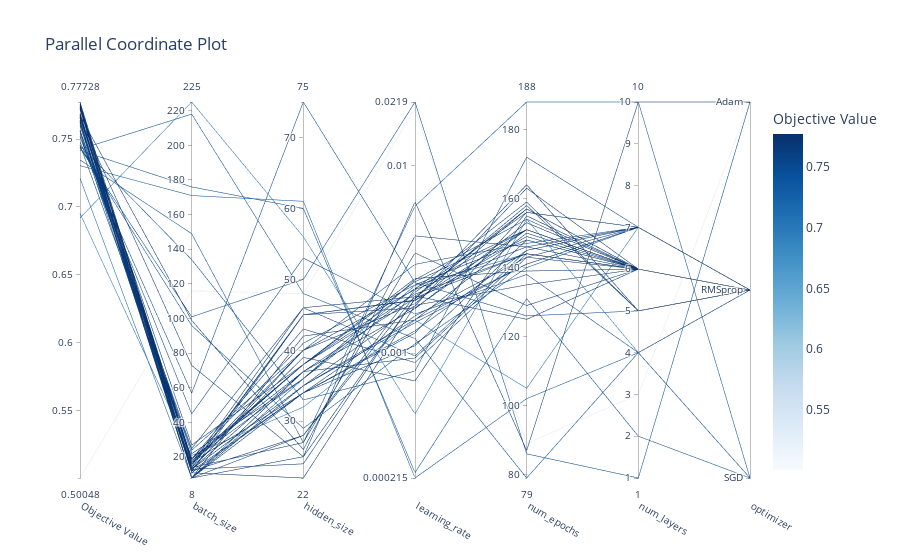

Notebook source saved alongside this figure:
### Code cell
trainer.plot_parallel_coordinate()
